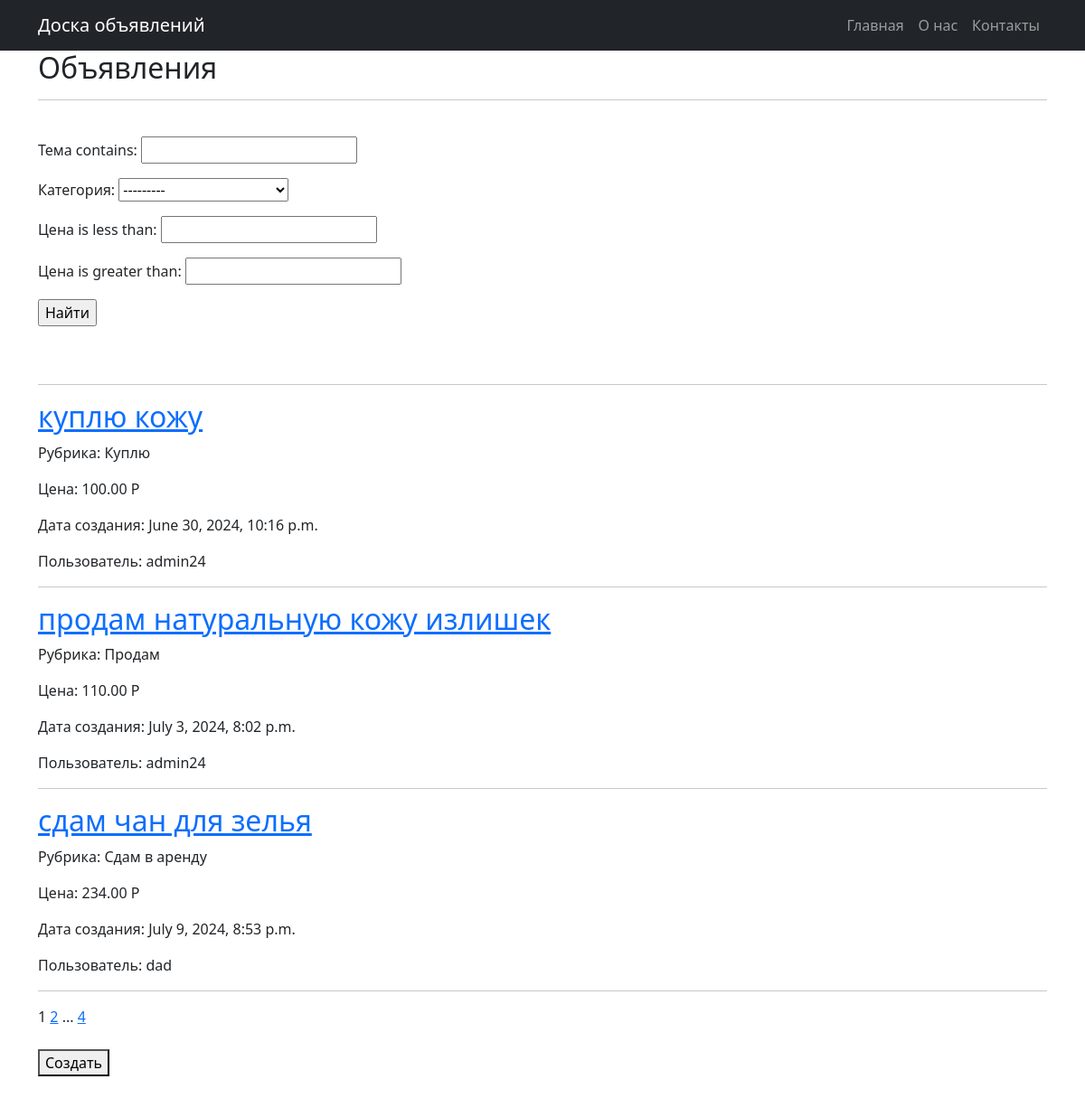
The page / on the database its author committed.
### config/models.py (models this page shows, shortened)
class Advert(models.Model):
    user = models.ForeignKey(User, verbose_name='Пользователь', on_delete=models.CASCADE)
    category = models.ForeignKey(Category, verbose_name='Категория', on_delete=models.CASCADE)
    filters = models.ForeignKey(FilterAdvert, verbose_name='Фильтр', on_delete=models.CASCADE)
    date = models.ForeignKey(DateAdvert, verbose_name='Срок', on_delete=models.CASCADE)
    subject = models.CharField('Тема', max_length=200)
    description = models.TextField("Объявление", max_length=10000)
    images = models.ImageField('Изображения', upload_to='gallery/', blank=True, null=True)
    file = models.FileField("Файл", upload_to='board/', blank=True, null=True)
    price = models.DecimalField('Цена', max_digits=20, decimal_places=2)
    created = models.DateTimeField('Дата создания', auto_now_add=True)
    moderation = models.BooleanField('Модерация', default=False)
    slug = models.SlugField('url', max_length=200, unique=True)
    rating = models.SmallIntegerField("Лайки", default=0)
    """Добавим абсолютный путь, чтобы после создания нас перебрасывало на страницу с объявлениями"""
    def get_absolute_url(self):
       return reverse('advert-detail', kwargs={'pk': self.pk})
    class Meta:
        verbose_name = 'Объявление'
        verbose_name_plural = 'Объявления'

class FilterAdvert(models.Model):
    name = models.CharField('Имя', max_length=50, unique=True)
    slug = models.SlugField('url', max_length=50, unique=True)
    def __str__(self):
        return self.name
    class Meta:
        verbose_name = 'Фильтр'
        verbose_name_plural = 'Фильтры'

### config/views.py (the view)
# urls.py: path('', AdvertList.as_view(), name="advert-list"),
class AdvertList(ListView):
    model = Advert
    context_object_name = 'advert'
    queryset = Advert.objects.all()
    template_name = 'board/advert-list.html'
    paginate_by = 3
    def get_queryset(self):
        queryset = super().get_queryset()
        self.filterset = AdvertFilter(self.request.GET, queryset)
        return self.filterset.qs
    def get_context_data(self, **kwargs):
        context = super().get_context_data(**kwargs)
        context['filterset'] = self.filterset
        return context

### config/models.py (called while the page is built)
    def __str__(self):
        return self.name

### config/templatetags/custom_filters.py (called while the page is built)
@register.filter()
def currency(value):
   return f'{value} Р'

### config/templatetags/custom_tags.py (called while the page is built)
@register.simple_tag(takes_context=True)
def url_replace(context, **kwargs):
   d = context['request'].GET.copy()
   for k, v in kwargs.items():
       d[k] = v
   return d.urlencode()

### board/templates/board/advert-list.html (shortened to what this page needs)
{% extends 'default.html' %}
{% load custom_filters %}
{% load custom_tags %}
{% block content %}
          <h2>Объявления</h2>
    <hr>
    <br>
   <form action="" method="get">
       {{ filterset.form.as_p }}
       <input type="submit" value="Найти" />
   </form>
<br><br>
  <hr>
    {% for advert in object_list %}
        <h2><a href="{{ advert.get_absolute_url }}">{{ advert.subject|truncatechars:45 }}</a></h2>
        <p>Рубрика: {{ advert.filters }}</p>
        <p>Цена: {{ advert.price|currency }}</p>
        <p>Дата создания: {{ advert.created }}</p>
        <p>Пользователь: {{ advert.user }}</p>
        <hr>
    {% endfor %}
   {{ page_obj.number }}
   {% if page_obj.has_next %}
       <a href="?{% url_replace page=page_obj.next_page_number %}">{{ page_obj.next_page_number }}</a>
       {% if paginator.num_pages != page_obj.next_page_number %}
           ...
           <a href="?{% url_replace page=page_obj.paginator.num_pages %}">{{ page_obj.paginator.num_pages }}</a>
       {% endif %}
   {% endif %}
    <br>
    <br>
<a href="http://127.0.0.1:8000/create/"><button>Создать</button></a> &nbsp;&nbsp;&nbsp;
    <br>
    <br>
{% endblock content %}

### board/templates/default.html (shortened to what this page needs)
<!DOCTYPE html>
<html lang="en">
    <head>
        {% load static %}
        <link href="{% static 'css/styles.css' %}" rel="stylesheet" />
    </head>
    <body>
        <nav class="navbar navbar-expand-lg navbar-dark bg-dark static-top">
   <div class="container">
       <a class="navbar-brand" href="http://127.0.0.1:8000/">Доска объявлений</a>
       <div class="collapse navbar-collapse" id="navbarResponsive">
           <ul class="navbar-nav ms-auto mb-2 mb-lg-0">
               <li class="nav-item active">
                   <a class="nav-link" href="http://127.0.0.1:8000/">Главная
                   </a>
               </li>
               <li class="nav-item">
                   <a class="nav-link" href="/about/">О нас</a>
               </li>
               <li class="nav-item">
                   <a class="nav-link" href="/contacts/">Контакты</a>
               </li>
           </ul>
       </div>
   </div>
</nav>
        <div class="container">
            <div class="row">
                <div class="col-lg-12 text-left">
                    {% block content %}{% endblock content %}
                </div>
            </div>
        </div>
    </body>
</html>

### rows shown on the page
Advert: subject "куплю кожу", filters "Куплю", price "100.00 Р", created "June 30, 2024, 10:16 p.m.", user "admin24"
Advert: subject "продам натуральную кожу излишек", filters "Продам", price "110.00 Р", created "July 3, 2024, 8:02 p.m.", user "admin24"
Advert: subject "сдам чан для зелья", filters "Сдам в аренду", price "234.00 Р", created "July 9, 2024, 8:53 p.m.", user "dad"

### other values the page prints
{{ page_obj.number }} "1"
{{ page_obj.next_page_number }} "2"
{{ page_obj.paginator.num_pages }} "4"
